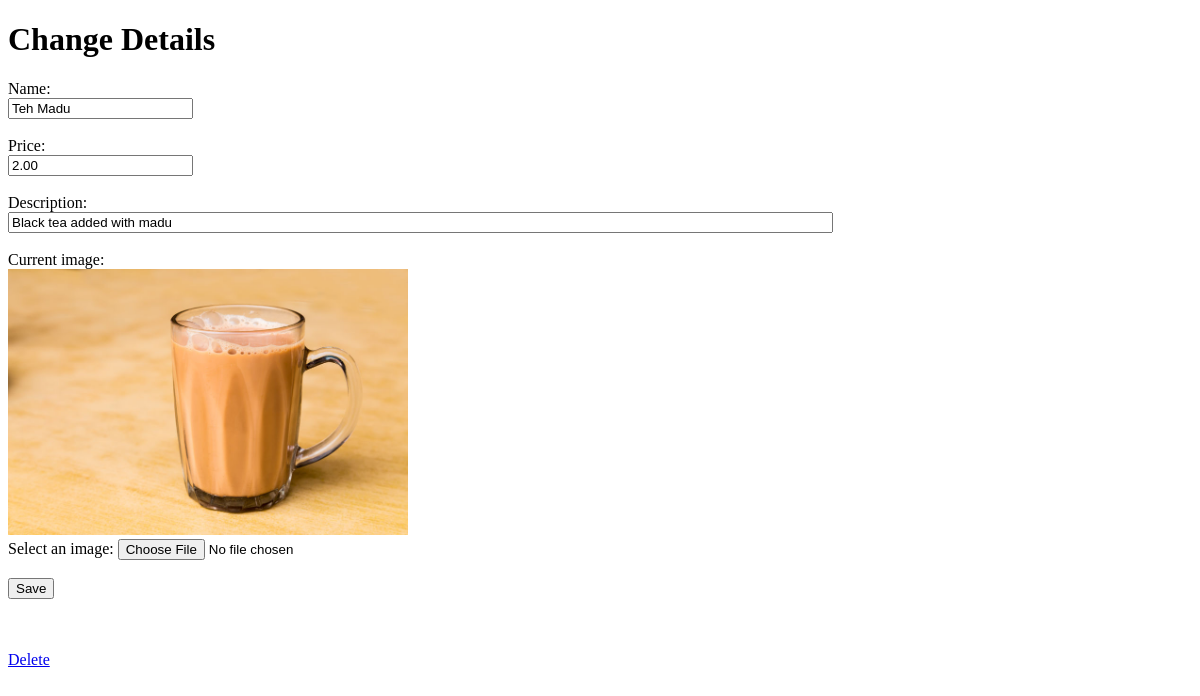
/14 (signed in), run on an earlier commit of the app's database.
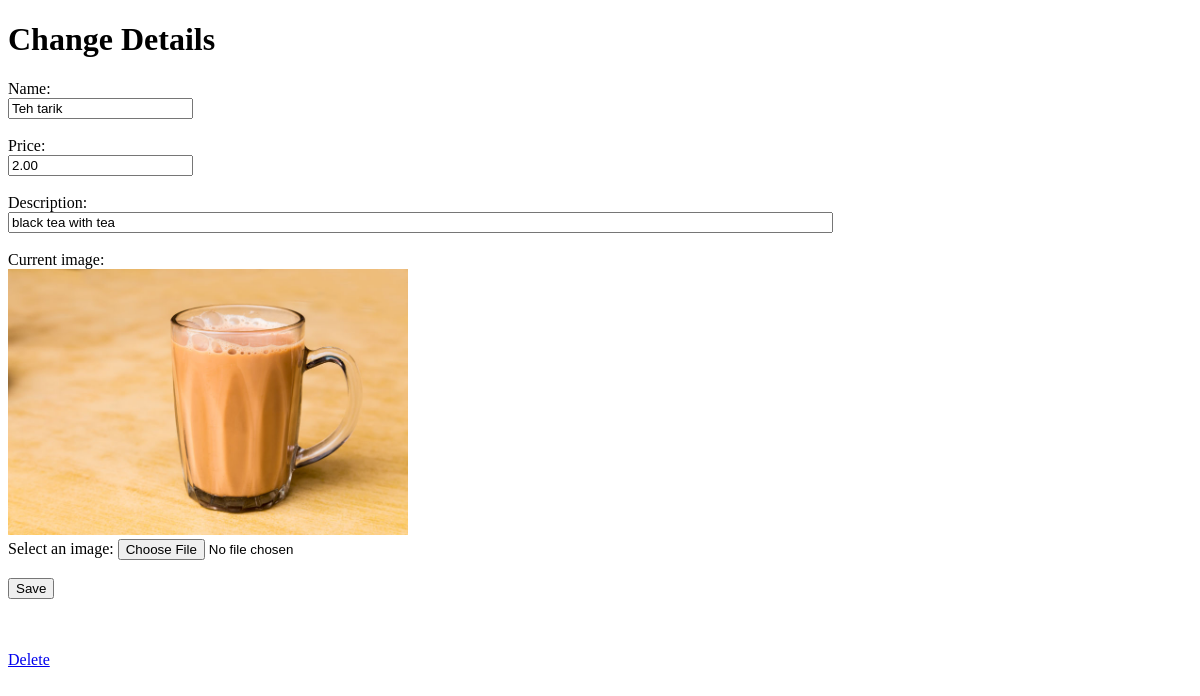
And on a later commit of the database.
### myorder/models.py (models this page shows, shortened)
class Menu(models.Model):
    name = models.CharField(max_length=50)
    price = models.DecimalField(max_digits=6, decimal_places=2)
    description = models.TextField()
    image = models.ImageField()

### myorder/views.py (the view)
# urls.py: path('<int:menu_id>', views.food_detail, name="food_detail"),
@login_required(login_url='accounts/login/')
def food_detail(request, menu_id):
    current_menu = Menu.objects.get(pk=menu_id)
    return render(request, 'restaurant/edit_food.html', {'current_menu':current_menu})

### myorder/templates/restaurant/edit_food.html (shortened to what this page needs)
{% extends "restaurant/base.html" %}
{% block main_content %}
<h1>Change Details</h1>
<form action="{% url 'edit' current_menu.id %}" method="post" enctype="multipart/form-data" >
    <label for="name{{current_menu.id}}"> Name: </label><br>
    <input type="text" name="name" id="name{{current_menu.id}}" value="{{current_menu.name}}" required/> <br><br>
    <label for="price{{current_menu.id}}"> Price: </label> <br>
    <input type="number" name="price" id="price{{current_menu.id}}" step="0.05" min="0" value="{{current_menu.price}}" required/> <br><br>
    <label for="description{{current_menu.id}}"> Description: </label><br>
    <input type="text" name="description" id="description{{current_menu.id}}" size="100" value="{{current_menu.description}}" required/> <br><br>
    Current image: <br><img src="{{current_menu.image.url}}" width='400'><br>
    <label for="image{{current_menu.id}}"> Select an image: </label>
    <input type="file" name="image" id="image{{current_menu.id}}" accept="image/*" /> <br><br>
    <input type="submit" value="Save"/>
</form>
<br><br>
<p><a href= "{% url 'delete' current_menu.id %}" > Delete </p>
{% endblock %}

What changed in the data, as far as the page shows it:
changed Menu: name "Teh Madu" → "Teh tarik"; description "Black tea added with madu" → "black tea with tea"
